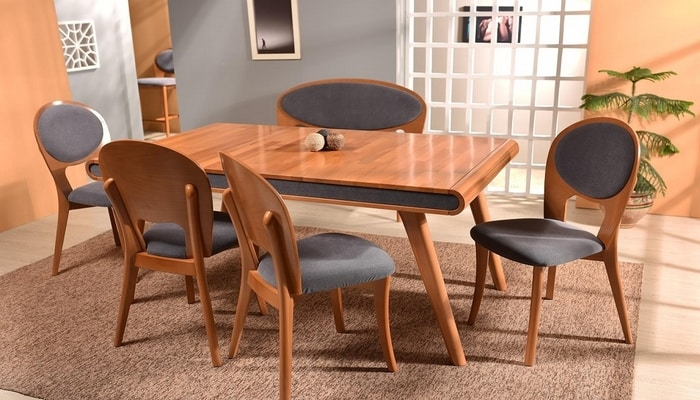
#> input picture Images/DinningRoom1.jpg, 700 x 400 px
$ python -i Visual.py   (imports and definitions only)
#> lines starting #> are read from the running program, lines starting #| are printed output that depends on the picture; after the words box and inside, x2 and y2 are one past the last pixel; in counts of white or black regions, pixels touching at a corner belong together
#> further down, picture is the input picture: shape (400, 700, 3); mean B, G, R 109.9, 133.6, 172.7
import matplotlib
import numpy as np
from YOLOX.yolox.data.datasets import COCO_CLASSES
import cv2


# [67 lines left out: functions Bbox_Drawer, Depth2Img, Distance, not called in this run]


def Mask(img):
    gray = cv2.cvtColor(img, cv2.COLOR_BGR2GRAY)
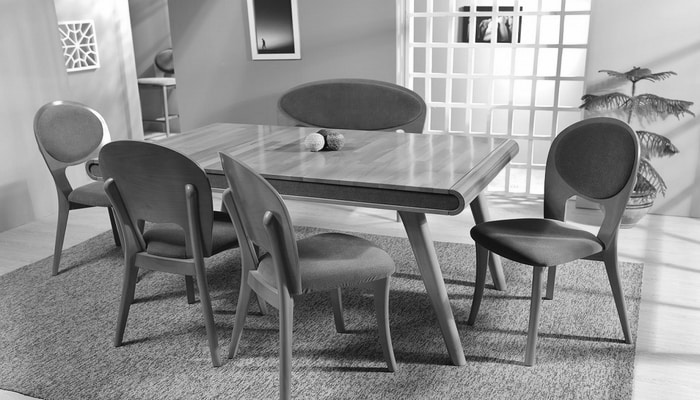
#> gray: shape (400, 700); min 4, max 255, mean 142.6
    blur = cv2.GaussianBlur(gray,(5,5),0)
    _, mask = cv2.threshold(blur, 0, 255,
    cv2.THRESH_BINARY_INV + cv2.THRESH_OTSU)
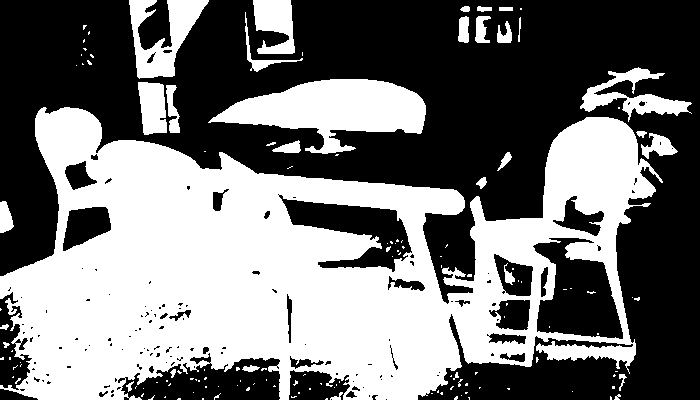
#> mask: shape (400, 700); 45.6% white; 140 white regions (108 under 20 px), largest, box (x1, y1, x2, y2) and area: (0, 107, 663, 400) 107044, (208, 79, 426, 154) 8754, (129, 0, 209, 79) 2953
    return mask


# [40 lines left out: function visualize, not called in this run]

_COLORS = np.array(
    [
        0.000, 0.447, 0.741,
        0.850, 0.325, 0.098,
        0.929, 0.694, 0.125,
        0.494, 0.184, 0.556,
        0.466, 0.674, 0.188,
        0.301, 0.745, 0.933,
        0.635, 0.078, 0.184,
        0.300, 0.300, 0.300,
        0.600, 0.600, 0.600,
        1.000, 0.000, 0.000,
        1.000, 0.500, 0.000,
        0.749, 0.749, 0.000,
        0.000, 1.000, 0.000,
        0.000, 0.000, 1.000,
        0.667, 0.000, 1.000,
        0.333, 0.333, 0.000,
        0.333, 0.667, 0.000,
        0.333, 1.000, 0.000,
        0.667, 0.333, 0.000,
        0.667, 0.667, 0.000,
        0.667, 1.000, 0.000,
        1.000, 0.333, 0.000,
        1.000, 0.667, 0.000,
        1.000, 1.000, 0.000,
        0.000, 0.333, 0.500,
        0.000, 0.667, 0.500,
        0.000, 1.000, 0.500,
        0.333, 0.000, 0.500,
        0.333, 0.333, 0.500,
        0.333, 0.667, 0.500,
        0.333, 1.000, 0.500,
        0.667, 0.000, 0.500,
        0.667, 0.333, 0.500,
        0.667, 0.667, 0.500,
        0.667, 1.000, 0.500,
        1.000, 0.000, 0.500,
        1.000, 0.333, 0.500,
        1.000, 0.667, 0.500,
        1.000, 1.000, 0.500,
        0.000, 0.333, 1.000,
        0.000, 0.667, 1.000,
        0.000, 1.000, 1.000,
        0.333, 0.000, 1.000,
        0.333, 0.333, 1.000,
        0.333, 0.667, 1.000,
        0.333, 1.000, 1.000,
        0.667, 0.000, 1.000,
        0.667, 0.333, 1.000,
        0.667, 0.667, 1.000,
        0.667, 1.000, 1.000,
        1.000, 0.000, 1.000,
        1.000, 0.333, 1.000,
        1.000, 0.667, 1.000,
        0.333, 0.000, 0.000,
        0.500, 0.000, 0.000,
        0.667, 0.000, 0.000,
        0.833, 0.000, 0.000,
        1.000, 0.000, 0.000,
        0.000, 0.167, 0.000,
        0.000, 0.333, 0.000,
        0.000, 0.500, 0.000,
        0.000, 0.667, 0.000,
        0.000, 0.833, 0.000,
        0.000, 1.000, 0.000,
        0.000, 0.000, 0.167,
        0.000, 0.000, 0.333,
        0.000, 0.000, 0.500,
        0.000, 0.000, 0.667,
        0.000, 0.000, 0.833,
        0.000, 0.000, 1.000,
        0.000, 0.000, 0.000,
        0.143, 0.143, 0.143,
        0.286, 0.286, 0.286,
        0.429, 0.429, 0.429,
        0.571, 0.571, 0.571,
        0.714, 0.714, 0.714,
        0.857, 0.857, 0.857,
        0.000, 0.447, 0.741,
        0.314, 0.717, 0.741,
        0.50, 0.5, 0
    ]
).astype(np.float32).reshape(-1, 3)

>>> import cv2
>>> picture = cv2.imread('Images/DinningRoom1.jpg')
>>> result = Mask(picture)

$ run again, on Images/Livingroom1.jpg
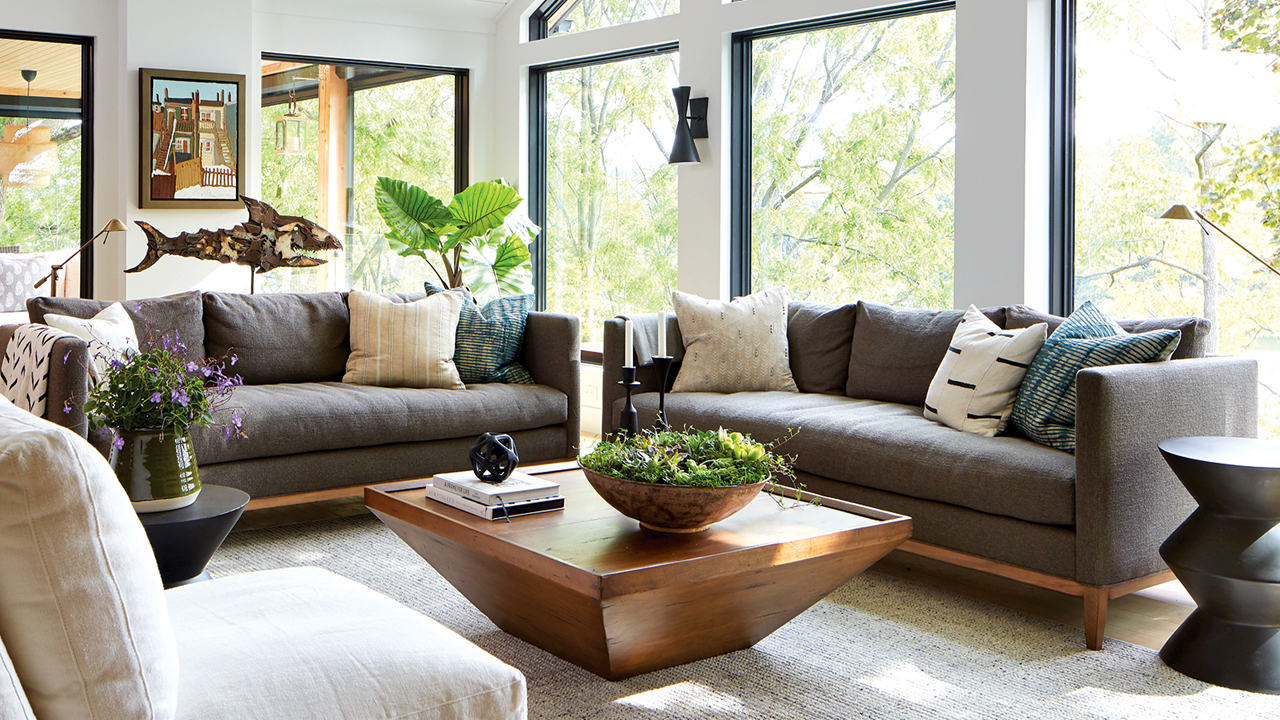
#> input picture Images/Livingroom1.jpg, 1280 x 720 px
#> picture is the input picture: shape (720, 1280, 3); mean B, G, R 145.4, 159.3, 163.2
#> in Mask, `gray = cv2.cvtColor(img, cv2.COLOR_BGR2GRAY)`:
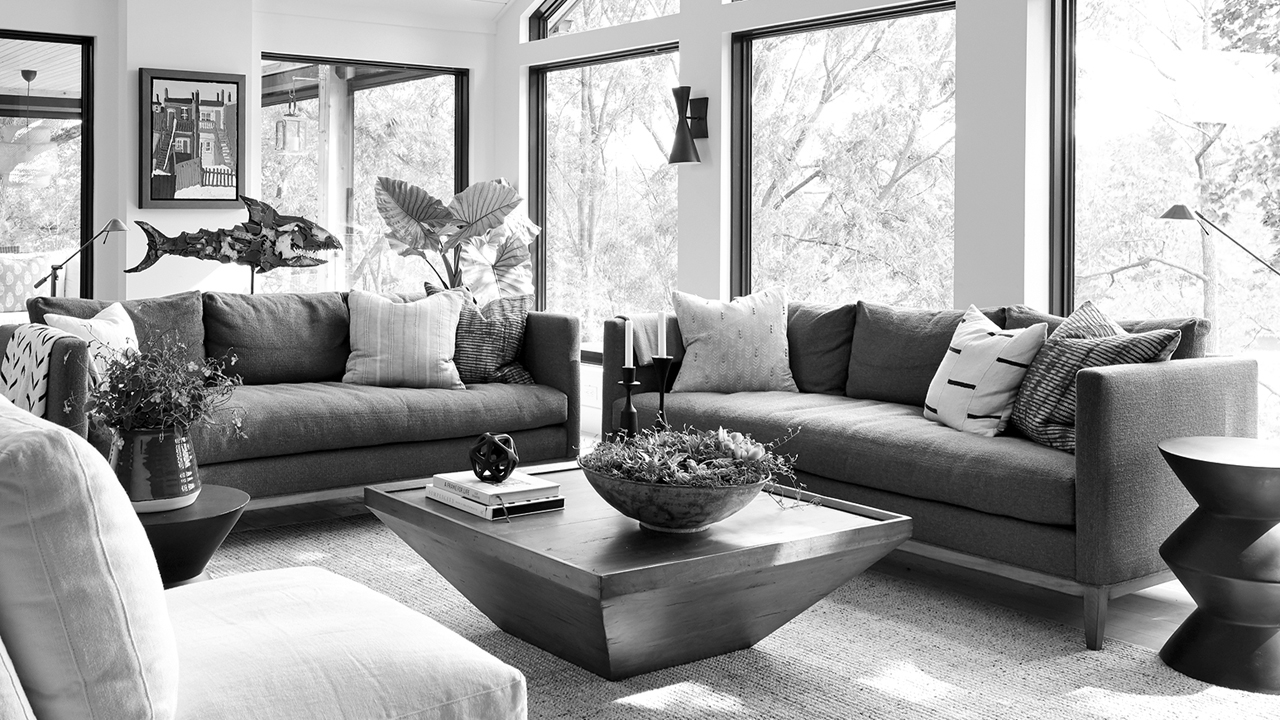
#> gray: shape (720, 1280); min 0, max 255, mean 158.9
#> in Mask, `_, mask = cv2.threshold(blur, 0, 255, cv2.THRESH_BINARY_INV + cv2.THRE..`:
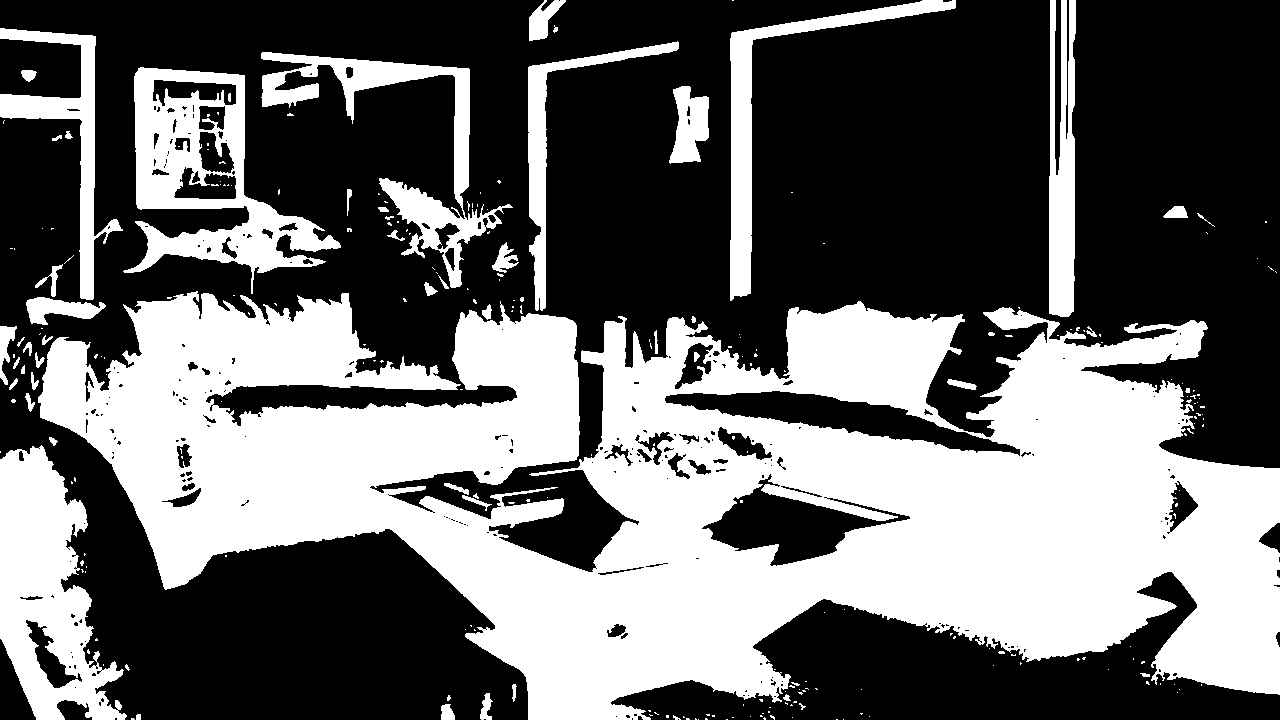
#> mask: shape (720, 1280); 40.8% white; 259 white regions (206 under 20 px), largest, box (x1, y1, x2, y2) and area: (38, 291, 1280, 720) 293428, (0, 445, 127, 720) 19244, (123, 67, 341, 294) 17290

$ run again, on Images/LivingRoom2.jpeg
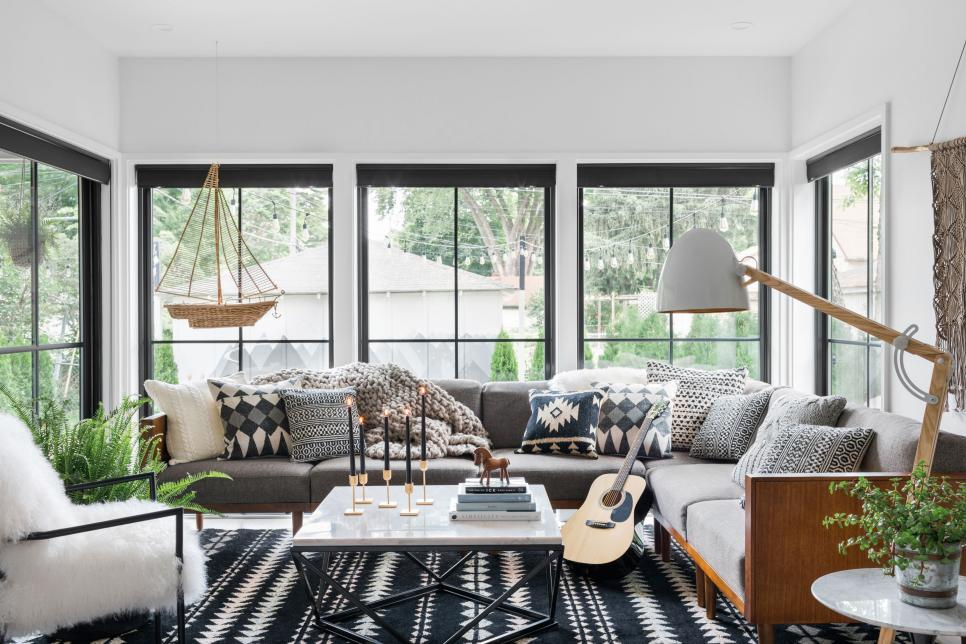
#> input picture Images/LivingRoom2.jpeg, 966 x 644 px
#> picture is the input picture: shape (644, 966, 3); mean B, G, R 155.6, 160.6, 160.2
#> in Mask, `gray = cv2.cvtColor(img, cv2.COLOR_BGR2GRAY)`:
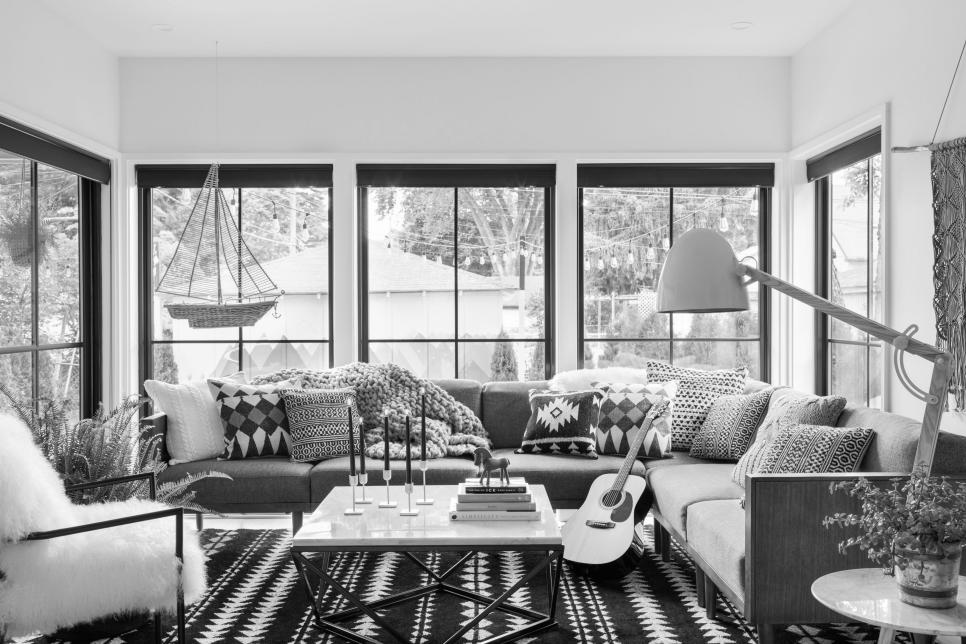
#> gray: shape (644, 966); min 0, max 255, mean 159.9
#> in Mask, `_, mask = cv2.threshold(blur, 0, 255, cv2.THRESH_BINARY_INV + cv2.THRE..`:
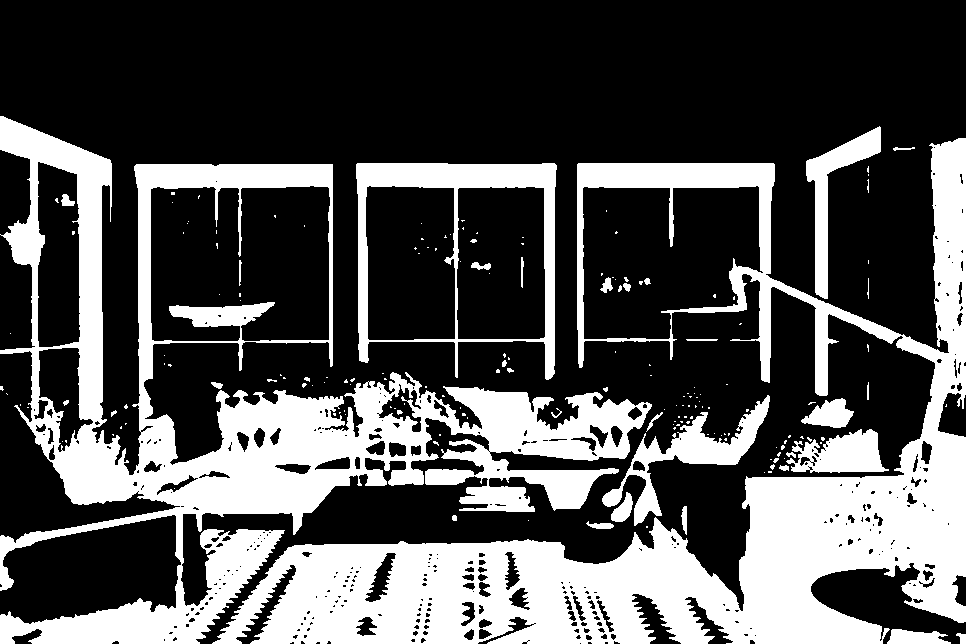
#> mask: shape (644, 966); 32% white; 181 white regions (144 under 20 px), largest, box (x1, y1, x2, y2) and area: (212, 138, 966, 644) 94105, (0, 116, 652, 644) 80049, (356, 163, 557, 380) 9596
